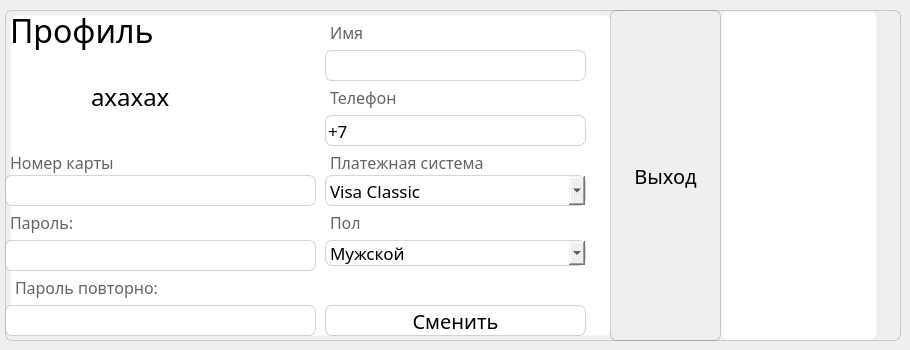
    <widget class="QWidget" name="tab_user">
     <attribute name="title">
      <string>Page</string>
     </attribute>
     <widget class="QFrame" name="frame_123">
      <property name="geometry">
       <rect>
        <x>5</x>
        <y>10</y>
        <width>896</width>
        <height>331</height>
       </rect>
      </property>
      <property name="styleSheet">
       <string notr="true">border-radius: 7px; 
background-color: rgba(255, 255, 255, 30); 
border: 1px solid rgba(0,0,0,40);
font-size: 17px;
background-color: none;
font-family: Neo Sans;</string>
      </property>
      <property name="frameShape">
       <enum>QFrame::StyledPanel</enum>
      </property>
      <property name="frameShadow">
       <enum>QFrame::Raised</enum>
      </property>
      <widget class="QLabel" name="label_6">
       <property name="geometry">
        <rect>
         <x>5</x>
         <y>0</y>
         <width>251</width>
         <height>40</height>
        </rect>
       </property>
       <property name="maximumSize">
        <size>
         <width>16777215</width>
         <height>40</height>
        </size>
       </property>
       <property name="styleSheet">
        <string notr="true">font-size: 24pt;
font-family: Neo Sans Pro;
border: none;
background: none;</string>
       </property>
       <property name="text">
        <string>Профиль</string>
       </property>
      </widget>
      <widget class="QLabel" name="sexicon">
       <property name="geometry">
        <rect>
         <x>-20</x>
         <y>40</y>
         <width>101</width>
         <height>101</height>
        </rect>
       </property>
       <property name="maximumSize">
        <size>
         <width>900</width>
         <height>900</height>
        </size>
       </property>
       <property name="styleSheet">
        <string notr="true">background-color: rgba(255, 255, 255, 0);
border-color: rgba(255, 255, 255, 0);</string>
       </property>
       <property name="text">
        <string/>
       </property>
       <property name="pixmap">
        <pixmap resource="wallpapers/wall.qrc">:/logo/boy-dynamic-color.png</pixmap>
       </property>
       <property name="scaledContents">
        <bool>true</bool>
       </property>
      </widget>
      <widget class="QLabel" name="prof_name">
       <property name="geometry">
        <rect>
         <x>85</x>
         <y>65</y>
         <width>211</width>
         <height>46</height>
        </rect>
       </property>
       <property name="maximumSize">
        <size>
         <width>16777215</width>
         <height>999</height>
        </size>
       </property>
       <property name="styleSheet">
        <string notr="true">background-color: rgba(255, 255, 255, 0);
border-color: rgba(255, 255, 255, 0);
font-size: 18pt;
font-family: Neo Sans Pro;
</string>
       </property>
       <property name="text">
        <string>ахахах</string>
       </property>
       <property name="alignment">
        <set>Qt::AlignBottom|Qt::AlignJustify</set>
       </property>
      </widget>
      <widget class="QLabel" name="cardvisa_3">
       <property name="geometry">
        <rect>
         <x>320</x>
         <y>75</y>
         <width>201</width>
         <height>25</height>
        </rect>
       </property>
       <property name="maximumSize">
        <size>
         <width>16777215</width>
         <height>30</height>
        </size>
       </property>
       <property name="styleSheet">
        <string notr="true">background-color: rgba(255, 255, 255, 0);
border-color: rgba(255, 255, 255, 0);
color: rgba(100, 100, 100);
font-size: 12pt;
font-family: Neo Sans Pro;
</string>
       </property>
       <property name="text">
        <string>Телефон</string>
       </property>
      </widget>
      <widget class="QLineEdit" name="telefon_label">
       <property name="geometry">
        <rect>
         <x>320</x>
         <y>105</y>
         <width>261</width>
         <height>31</height>
        </rect>
       </property>
       <property name="styleSheet">
        <string notr="true">font-size: 17px;</string>
       </property>
       <property name="inputMask">
        <string>+79999999999</string>
       </property>
       <property name="text">
        <string>+7</string>
       </property>
       <property name="echoMode">
        <enum>QLineEdit::Normal</enum>
       </property>
      </widget>
      <widget class="QLineEdit" name="password_label">
       <property name="geometry">
        <rect>
         <x>0</x>
         <y>230</y>
         <width>311</width>
         <height>31</height>
        </rect>
       </property>
       <property name="styleSheet">
        <string notr="true">font-size: 17px;</string>
       </property>
       <property name="text">
        <string/>
       </property>
       <property name="echoMode">
        <enum>QLineEdit::Normal</enum>
       </property>
      </widget>
      <widget class="QLabel" name="cardvisa_5">
       <property name="geometry">
        <rect>
         <x>0</x>
         <y>200</y>
         <width>201</width>
         <height>25</height>
        </rect>
       </property>
       <property name="maximumSize">
        <size>
         <width>16777215</width>
         <height>30</height>
        </size>
       </property>
       <property name="styleSheet">
        <string notr="true">background-color: rgba(255, 255, 255, 0);
border-color: rgba(255, 255, 255, 0);
color: rgba(100, 100, 100);
font-size: 12pt;
font-family: Neo Sans Pro;
</string>
       </property>
       <property name="text">
        <string>Пароль:</string>
       </property>
      </widget>
      <widget class="QLineEdit" name="sec_password_label">
       <property name="geometry">
        <rect>
         <x>0</x>
         <y>295</y>
         <width>311</width>
         <height>31</height>
        </rect>
       </property>
       <property name="styleSheet">
        <string notr="true">font-size: 17px;</string>
       </property>
       <property name="text">
        <string/>
       </property>
       <property name="echoMode">
        <enum>QLineEdit::Normal</enum>
       </property>
      </widget>
      <widget class="QLabel" name="cardvisa_6">
       <property name="geometry">
        <rect>
         <x>5</x>
         <y>265</y>
         <width>201</width>
         <height>25</height>
        </rect>
       </property>
       <property name="maximumSize">
        <size>
         <width>16777215</width>
         <height>30</height>
        </size>
       </property>
       <property name="styleSheet">
        <string notr="true">background-color: rgba(255, 255, 255, 0);
border-color: rgba(255, 255, 255, 0);
color: rgba(100, 100, 100);
font-size: 12pt;
font-family: Neo Sans Pro;
</string>
       </property>
       <property name="text">
        <string>Пароль повторно:</string>
       </property>
      </widget>
      <widget class="QLabel" name="error_label">
       <property name="geometry">
        <rect>
         <x>325</x>
         <y>265</y>
         <width>251</width>
         <height>26</height>
        </rect>
       </property>
       <property name="styleSheet">
        <string notr="true">color: red;
font-size: 11pt;
background-color: none;
border: none;
font-family: Neo Sans Pro;</string>
       </property>
       <property name="text">
        <string/>
       </property>
      </widget>
      <widget class="QPushButton" name="smenit">
       <property name="geometry">
        <rect>
         <x>320</x>
         <y>295</y>
         <width>261</width>
         <height>31</height>
        </rect>
       </property>
       <property name="styleSheet">
        <string notr="true">
font-size: 15pt;
font-family: Neo Sans Pro;
</string>
       </property>
       <property name="text">
        <string>Сменить</string>
       </property>
       <property name="icon">
        <iconset resource="wallpapers/wall.qrc">
         <normaloff>:/logo/pencil-dynamic-premium.png</normaloff>:/logo/pencil-dynamic-premium.png</iconset>
       </property>
       <property name="iconSize">
        <size>
         <width>30</width>
         <height>30</height>
        </size>
       </property>
      </widget>
      <widget class="QLabel" name="cardvisa_7">
       <property name="geometry">
        <rect>
         <x>320</x>
         <y>10</y>
         <width>201</width>
         <height>25</height>
        </rect>
       </property>
       <property name="maximumSize">
        <size>
         <width>16777215</width>
         <height>30</height>
        </size>
       </property>
       <property name="styleSheet">
        <string notr="true">background-color: rgba(255, 255, 255, 0);
border-color: rgba(255, 255, 255, 0);
color: rgba(100, 100, 100);
font-size: 12pt;
font-family: Neo Sans Pro;
</string>
       </property>
       <property name="text">
        <string>Имя</string>
       </property>
      </widget>
      <widget class="QLineEdit" name="name_label">
       <property name="geometry">
        <rect>
         <x>320</x>
         <y>40</y>
         <width>261</width>
         <height>31</height>
        </rect>
       </property>
       <property name="styleSheet">
        <string notr="true">font-size: 17px;</string>
       </property>
       <property name="text">
        <string/>
       </property>
       <property name="echoMode">
        <enum>QLineEdit::Normal</enum>
       </property>
      </widget>
      <widget class="QLabel" name="cardvisa_12">
       <property name="geometry">
        <rect>
         <x>320</x>
         <y>140</y>
         <width>201</width>
         <height>25</height>
        </rect>
       </property>
       <property name="maximumSize">
        <size>
         <width>16777215</width>
         <height>30</height>
        </size>
       </property>
       <property name="styleSheet">
        <string notr="true">background-color: rgba(255, 255, 255, 0);
border-color: rgba(255, 255, 255, 0);
color: rgba(100, 100, 100);
font-size: 12pt;
font-family: Neo Sans Pro;
</string>
       </property>
       <property name="text">
        <string>Платежная система</string>
       </property>
      </widget>
      <widget class="QComboBox" name="visa_box">
       <property name="geometry">
        <rect>
         <x>320</x>
         <y>165</y>
         <width>261</width>
         <height>31</height>
        </rect>
       </property>
       <property name="styleSheet">
        <string notr="true">font-size: 17px;
background-color: none;
font-family: Neo Sans;</string>
       </property>
       <item>
        <property name="text">
         <string>Visa Classic</string>
        </property>
       </item>
       <item>
        <property name="text">
         <string>MasterCard</string>
        </property>
       </item>
       <item>
        <property name="text">
         <string>Мир</string>
        </property>
       </item>
       <item>
        <property name="text">
         <string>UnionPay</string>
        </property>
       </item>
      </widget>
      <widget class="QLabel" name="cardvisa_14">
       <property name="geometry">
        <rect>
         <x>0</x>
         <y>140</y>
         <width>256</width>
         <height>25</height>
        </rect>
       </property>
       <property name="maximumSize">
        <size>
         <width>16777215</width>
         <height>30</height>
        </size>
       </property>
       <property name="styleSheet">
        <string notr="true">background-color: rgba(255, 255, 255, 0);
border-color: rgba(255, 255, 255, 0);
color: rgba(100, 100, 100);
font-size: 12pt;
font-family: Neo Sans Pro;
</string>
       </property>
       <property name="text">
        <string>Номер карты</string>
       </property>
      </widget>
      <widget class="QLineEdit" name="cardnum_profil">
       <property name="geometry">
        <rect>
         <x>0</x>
         <y>165</y>
         <width>311</width>
         <height>31</height>
        </rect>
       </property>
       <property name="styleSheet">
        <string notr="true">font-size: 17px;</string>
       </property>
       <property name="inputMask">
        <string>9999999999999999</string>
       </property>
       <property name="text">
        <string/>
       </property>
       <property name="echoMode">
        <enum>QLineEdit::Normal</enum>
       </property>
      </widget>
      <widget class="QPushButton" name="vihod">
       <property name="geometry">
        <rect>
         <x>605</x>
         <y>0</y>
         <width>111</width>
         <height>331</height>
        </rect>
       </property>
       <property name="styleSheet">
        <string notr="true">
font-size: 15pt;
font-family: Neo Sans Pro;
</string>
       </property>
       <property name="text">
        <string>Выход</string>
       </property>
       <property name="iconSize">
        <size>
         <width>50</width>
         <height>50</height>
        </size>
       </property>
      </widget>
      <widget class="QLabel" name="label_3">
       <property name="geometry">
        <rect>
         <x>545</x>
         <y>130</y>
         <width>210</width>
         <height>210</height>
        </rect>
       </property>
       <property name="styleSheet">
        <string notr="true">border-color: none;</string>
       </property>
       <property name="text">
        <string/>
       </property>
       <property name="pixmap">
        <pixmap resource="wallpapers/wall.qrc">:/logo/key-dynamic-premium.png</pixmap>
       </property>
       <property name="scaledContents">
        <bool>true</bool>
       </property>
      </widget>
      <widget class="QLabel" name="label_7">
       <property name="geometry">
        <rect>
         <x>716</x>
         <y>1</y>
         <width>156</width>
         <height>329</height>
        </rect>
       </property>
       <property name="styleSheet">
        <string notr="true">background-color: rgb(255, 255, 255);
border-color: none;
</string>
       </property>
       <property name="text">
        <string/>
       </property>
       <property name="pixmap">
        <pixmap resource="wallpapers/wall.qrc">:/logo/lisa.png</pixmap>
       </property>
       <property name="scaledContents">
        <bool>true</bool>
       </property>
      </widget>
      <widget class="QLabel" name="label_21">
       <property name="geometry">
        <rect>
         <x>5</x>
         <y>5</y>
         <width>601</width>
         <height>321</height>
        </rect>
       </property>
       <property name="styleSheet">
        <string notr="true">background-color: rgb(255, 255, 255);
border-color: none;</string>
       </property>
       <property name="text">
        <string/>
       </property>
      </widget>
      <widget class="QLabel" name="cardvisa_13">
       <property name="geometry">
        <rect>
         <x>320</x>
         <y>200</y>
         <width>201</width>
         <height>25</height>
        </rect>
       </property>
       <property name="maximumSize">
        <size>
         <width>16777215</width>
         <height>30</height>
        </size>
       </property>
       <property name="styleSheet">
        <string notr="true">background-color: rgba(255, 255, 255, 0);
border-color: rgba(255, 255, 255, 0);
color: rgba(100, 100, 100);
font-size: 12pt;
font-family: Neo Sans Pro;
</string>
       </property>
       <property name="text">
        <string>Пол</string>
       </property>
      </widget>
      <widget class="QComboBox" name="sex_box">
       <property name="geometry">
        <rect>
         <x>320</x>
         <y>230</y>
         <width>261</width>
         <height>26</height>
        </rect>
       </property>
       <property name="styleSheet">
        <string notr="true"/>
       </property>
       <item>
        <property name="text">
         <string>Мужской</string>
        </property>
       </item>
       <item>
        <property name="text">
         <string>Не указывать</string>
        </property>
       </item>
       <item>
        <property name="text">
         <string>Женский</string>
        </property>
       </item>
      </widget>
      <widget class="QLabel" name="horosh">
       <property name="geometry">
        <rect>
         <x>325</x>
         <y>265</y>
         <width>251</width>
         <height>26</height>
        </rect>
       </property>
       <property name="maximumSize">
        <size>
         <width>16777215</width>
         <height>999</height>
        </size>
       </property>
       <property name="styleSheet">
        <string notr="true">background-color: rgba(255, 255, 255, 0);
border-color: rgba(255, 255, 255, 0);
font-size: 8pt;
font-family: Neo Sans Pro;
</string>
       </property>
       <property name="text">
        <string/>
       </property>
       <property name="alignment">
        <set>Qt::AlignBottom|Qt::AlignJustify</set>
       </property>
      </widget>
      <zorder>label_3</zorder>
      <zorder>label_21</zorder>
      <zorder>label_6</zorder>
      <zorder>sexicon</zorder>
      <zorder>prof_name</zorder>
      <zorder>cardvisa_3</zorder>
      <zorder>password_label</zorder>
      <zorder>cardvisa_5</zorder>
      <zorder>sec_password_label</zorder>
      <zorder>cardvisa_6</zorder>
      <zorder>cardvisa_7</zorder>
      <zorder>cardvisa_12</zorder>
      <zorder>cardvisa_14</zorder>
      <zorder>cardnum_profil</zorder>
      <zorder>vihod</zorder>
      <zorder>name_label</zorder>
      <zorder>telefon_label</zorder>
      <zorder>smenit</zorder>
      <zorder>visa_box</zorder>
      <zorder>error_label</zorder>
      <zorder>cardvisa_13</zorder>
      <zorder>sex_box</zorder>
      <zorder>horosh</zorder>
      <zorder>label_7</zorder>
     </widget>
    </widget>
